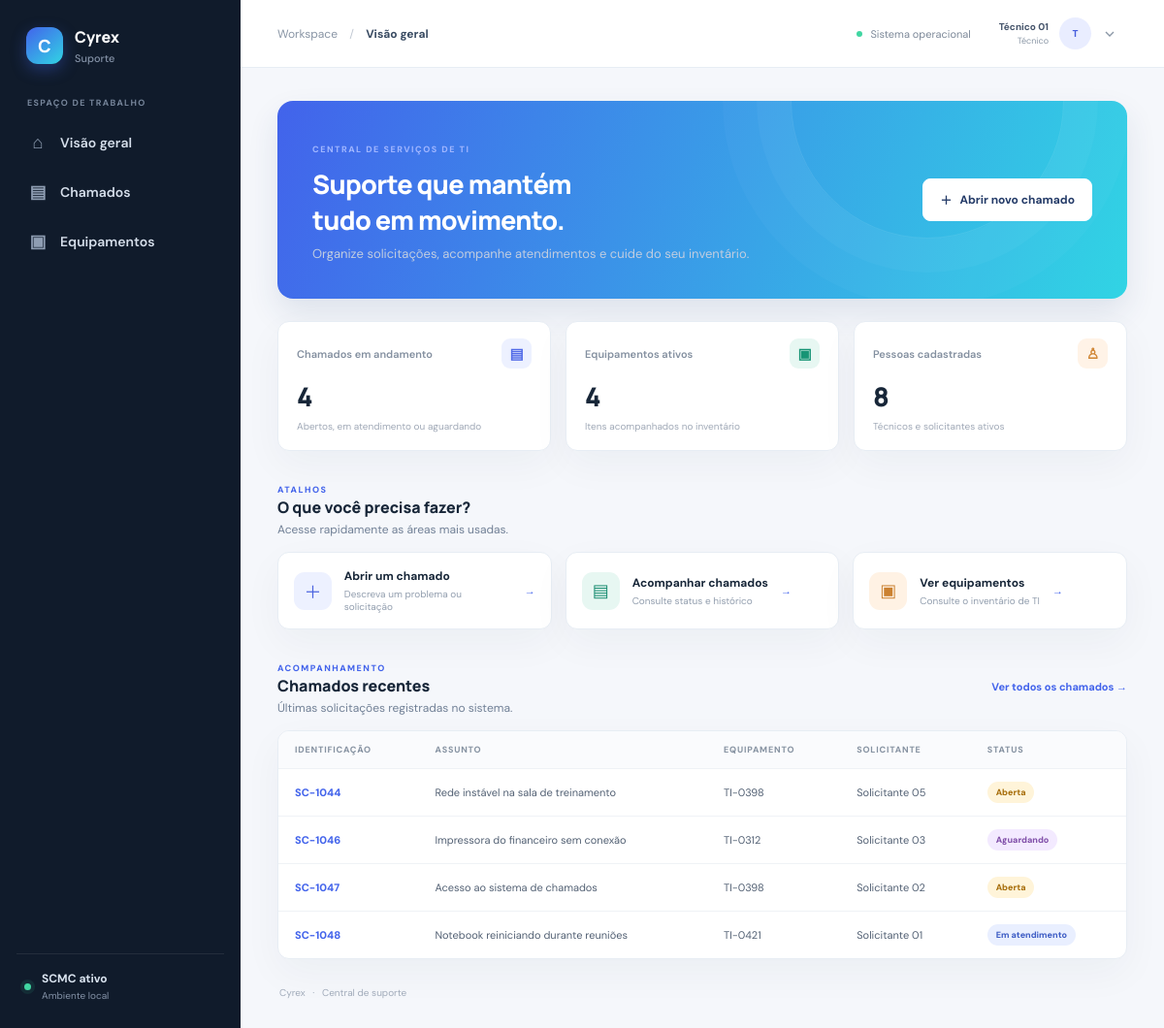
The page /legacy-dashboard (signed in) on the database its author committed.
### tables this page shows
CREATE TABLE users (
  id INTEGER PRIMARY KEY AUTOINCREMENT,
  name TEXT NOT NULL,
  email TEXT NOT NULL UNIQUE,
  password_hash TEXT NOT NULL DEFAULT '',
  job_title TEXT NOT NULL DEFAULT '',
  sector TEXT NOT NULL DEFAULT '',
  phone TEXT NOT NULL DEFAULT '',
  extension TEXT NOT NULL DEFAULT '',
  role TEXT NOT NULL CHECK(role IN ('Administrador','Técnico','Solicitante')),
  active INTEGER NOT NULL DEFAULT 1 CHECK(active IN (0,1)),
  created_at TEXT NOT NULL DEFAULT CURRENT_TIMESTAMP
);

CREATE TABLE service_orders (
  id INTEGER PRIMARY KEY AUTOINCREMENT,
  number TEXT NOT NULL UNIQUE,
  title TEXT NOT NULL,
  description TEXT NOT NULL,
  priority TEXT NOT NULL DEFAULT 'Média' CHECK(priority IN ('Baixa','Média','Alta','Crítica')),
  status TEXT NOT NULL DEFAULT 'Aberta' CHECK(status IN ('Aberta','Em atendimento','Aguardando','Concluída','Cancelada')),
  opened_at TEXT NOT NULL,
  updated_at TEXT NOT NULL,
  closed_at TEXT,
  solution TEXT NOT NULL DEFAULT '',
  requester_id INTEGER NOT NULL REFERENCES users(id) ON DELETE RESTRICT,
  technician_id INTEGER REFERENCES users(id) ON DELETE RESTRICT,
  equipment_id INTEGER NOT NULL REFERENCES equipment(id) ON DELETE RESTRICT
);

CREATE TABLE equipment (
  id INTEGER PRIMARY KEY AUTOINCREMENT,
  asset_tag TEXT NOT NULL UNIQUE,
  category TEXT NOT NULL,
  brand TEXT NOT NULL DEFAULT '',
  model TEXT NOT NULL DEFAULT '',
  serial TEXT NOT NULL DEFAULT '',
  description TEXT NOT NULL DEFAULT '',
  location TEXT NOT NULL DEFAULT '',
  status TEXT NOT NULL DEFAULT 'Ativo' CHECK(status IN ('Ativo','Em manutenção','Inativo')),
  created_at TEXT NOT NULL DEFAULT CURRENT_TIMESTAMP
);

### app.py (the view)
@app.route("/legacy-dashboard")
def legacy_dashboard():
    db = get_db()
    requester_filter = " AND requester_id=?" if g.user["role"] == "Solicitante" else ""
    query_args = (g.user["id"],) if requester_filter else ()
    stats = {
        "open": db.execute("SELECT COUNT(*) FROM service_orders WHERE status NOT IN ('Concluída','Cancelada')" + requester_filter, query_args).fetchone()[0],
        "equipment": db.execute("SELECT COUNT(*) FROM equipment WHERE status!='Inativo'").fetchone()[0],
        "users": db.execute("SELECT COUNT(*) FROM users WHERE active=1").fetchone()[0] if g.user["role"] != "Solicitante" else 1,
    }
    latest = db.execute("""SELECT o.*, e.asset_tag, u.name requester FROM service_orders o
      JOIN equipment e ON e.id=o.equipment_id JOIN users u ON u.id=o.requester_id
      WHERE o.status NOT IN ('Concluída','Cancelada')""" + requester_filter + " ORDER BY o.id DESC LIMIT 6", query_args).fetchall()
    activity = db.execute("SELECT * FROM activity_log ORDER BY id DESC LIMIT 8").fetchall() if g.user["role"] == "Administrador" else []
    return render_template("index.html", stats=stats, latest=latest, activity=activity)

### app.py (called while the page is built)
def get_db():
    if "db" not in g:
        g.db = sqlite3.connect(DATABASE)
        g.db.row_factory = sqlite3.Row
        g.db.execute("PRAGMA foreign_keys = ON")
    return g.db

@app.context_processor
def inject_current_user():
    appearance = dict(DEFAULT_APPEARANCE)
    if g.user:
        appearance.update(dict(get_db().execute("SELECT key,value FROM appearance_settings")))
    return {"current_user": g.user, "appearance": appearance}

### templates/index.html (shortened to what this page needs)
{% extends 'base.html' %}{% block title %}Visão geral | SCMC{% endblock %}{% block section %}Visão geral{% endblock %}{% block content %}
<section class="hero" style="background:linear-gradient(110deg,{{ appearance.primary }},{{ appearance.accent }})"><div class="hero-copy"><span class="eyebrow">CENTRAL DE SERVIÇOS DE TI</span><h1>Suporte que mantém<br>tudo em movimento.</h1><p>Organize solicitações, acompanhe atendimentos e cuide do seu inventário.</p></div><div class="hero-actions"><a class="btn primary" href="{{ url_for('order_new') }}"><span>＋</span> Abrir novo chamado</a></div></section>
<section class="stats"><article class="stat"><div class="stat-top"><span>Chamados em andamento</span><span class="stat-icon">▤</span></div><strong>{{ stats.open }}</strong><small>Abertos, em atendimento ou aguardando</small></article><article class="stat"><div class="stat-top"><span>Equipamentos ativos</span><span class="stat-icon">▣</span></div><strong>{{ stats.equipment }}</strong><small>Itens acompanhados no inventário</small></article><article class="stat"><div class="stat-top"><span>Pessoas cadastradas</span><span class="stat-icon">♙</span></div><strong>{{ stats.users }}</strong><small>Técnicos e solicitantes ativos</small></article></section>
<div class="section-head"><div><span class="eyebrow dark">ATALHOS</span><h2>O que você precisa fazer?</h2><p>Acesse rapidamente as áreas mais usadas.</p></div></div>
<section class="quick-grid"><a class="quick-card card" href="{{ url_for('order_new') }}"><span class="quick-icon">＋</span><span><strong>Abrir um chamado</strong><small>Descreva um problema ou solicitação</small></span><span class="text-link">→</span></a><a class="quick-card card" href="{{ url_for('orders') }}"><span class="quick-icon">▤</span><span><strong>Acompanhar chamados</strong><small>Consulte status e histórico</small></span><span class="text-link">→</span></a><a class="quick-card card" href="{{ url_for('equipment') }}"><span class="quick-icon">▣</span><span><strong>Ver equipamentos</strong><small>Consulte o inventário de TI</small></span><span class="text-link">→</span></a></section>
<div class="section-head"><div><span class="eyebrow dark">ACOMPANHAMENTO</span><h2>Chamados recentes</h2><p>Últimas solicitações registradas no sistema.</p></div><a class="text-link" href="{{ url_for('orders') }}">Ver todos os chamados →</a></div>
<div class="card table-wrap"><table><thead><tr><th>Identificação</th><th>Assunto</th><th>Equipamento</th><th>Solicitante</th><th>Status</th></tr></thead><tbody>{% for r in latest %}<tr><td><a href="{{ url_for('order_detail',item_id=r.id) }}" class="link">{{ r.number }}</a></td><td>{{ r.title }}</td><td>{{ r.asset_tag }}</td><td>{{ r.requester }}</td><td><span class="badge {{ r.status|lower|replace(' ','-') }}">{{ r.status }}</span></td></tr>{% else %}<tr><td colspan="5" class="empty">Nenhum chamado aberto por aqui. Abra um novo para começar.</td></tr>{% endfor %}</tbody></table></div>{% endblock %}

### templates/base.html (shortened to what this page needs)
<!doctype html>
<html lang="pt-br">
<head>
  <link rel="stylesheet" href="{{ url_for('static',filename='style.css') }}">
</head>
<body style="--blue:{{ appearance.primary }};--accent:{{ appearance.accent }};--paper:{{ appearance.background }};--sidebar:{{ appearance.sidebar }};--sidebar-text:{{ appearance.sidebar_text }};--surface:{{ appearance.surface }};--ink:{{ appearance.text }};--muted:{{ appearance.muted }};--line:{{ appearance.border }};--green:{{ appearance.success }};--warning:{{ appearance.warning }};--danger:{{ appearance.danger }}">
<div class="app-shell">
  <aside class="sidebar">
    <a class="brand" href="{{ url_for('index') }}"><span class="brand-mark">{% if appearance.logo %}<img src="{{ url_for('static',filename='uploads/'+appearance.logo) }}" alt="Logo Cyrex">{% else %}C{% endif %}</span><span>Cyrex<small>Suporte</small></span></a>
    <div class="side-label">ESPAÇO DE TRABALHO</div>
    <nav class="side-nav">
      <a class="{% if request.endpoint == 'index' %}active{% endif %}" href="{{ url_for('index') }}"><span class="nav-icon">⌂</span> Visão geral</a>
      <a class="{% if request.endpoint in ['orders','order_new','order_edit','order_detail','order_close'] %}active{% endif %}" href="{{ url_for('orders') }}"><span class="nav-icon">▤</span> Chamados</a>
      <a class="{% if request.endpoint in ['equipment','equipment_new','equipment_edit'] %}active{% endif %}" href="{{ url_for('equipment') }}"><span class="nav-icon">▣</span> Equipamentos</a>
    </nav>
    <div class="sidebar-bottom"><div class="status-dot"></div><div><strong>SCMC ativo</strong><small>Ambiente local</small></div></div>
  </aside>
  <main class="main-area">
    <header class="topbar"><div class="crumb">Workspace <span>/</span> <strong>{% block section %}Início{% endblock %}</strong></div><div class="top-actions"><span class="online"><i></i> Sistema operacional</span><details class="account-menu">
        <summary class="account-trigger" aria-label="Abrir menu da conta" aria-expanded="false" aria-controls="account-panel">
          <span class="account-label"><strong>{{ current_user.name }}</strong><small>{{ current_user.role }}</small></span>
          <span class="avatar" aria-hidden="true">{{ current_user.name[0]|upper }}</span>
          <svg class="account-chevron" width="16" height="16" viewBox="0 0 24 24" fill="none" stroke="currentColor" stroke-width="2" aria-hidden="true"><path d="m6 9 6 6 6-6"/></svg>
        </summary>
      </details></div></header>
    <div class="page-content">
      {% block content %}{% endblock %}
      <footer class="footer">Cyrex <span>·</span> Central de suporte</footer>
    </div>
  </main>
</div>
</body></html>

### rows shown on the page
users: name "Técnico 01", role "Técnico", name "T"
service_orders: number "SC-1044", title "Rede instável na sala de treinamento", asset_tag "TI-0398", requester "Solicitante 05", status "Aberta"
service_orders: number "SC-1046", title "Impressora do financeiro sem conexão", asset_tag "TI-0312", requester "Solicitante 03", status "Aguardando"
service_orders: number "SC-1047", title "Acesso ao sistema de chamados", asset_tag "TI-0398", requester "Solicitante 02", status "Aberta"
service_orders: number "SC-1048", title "Notebook reiniciando durante reuniões", asset_tag "TI-0421", requester "Solicitante 01", status "Em atendimento"

### other values the page prints
{{ stats.open }} "4"
{{ stats.equipment }} "4"
{{ stats.users }} "8"
